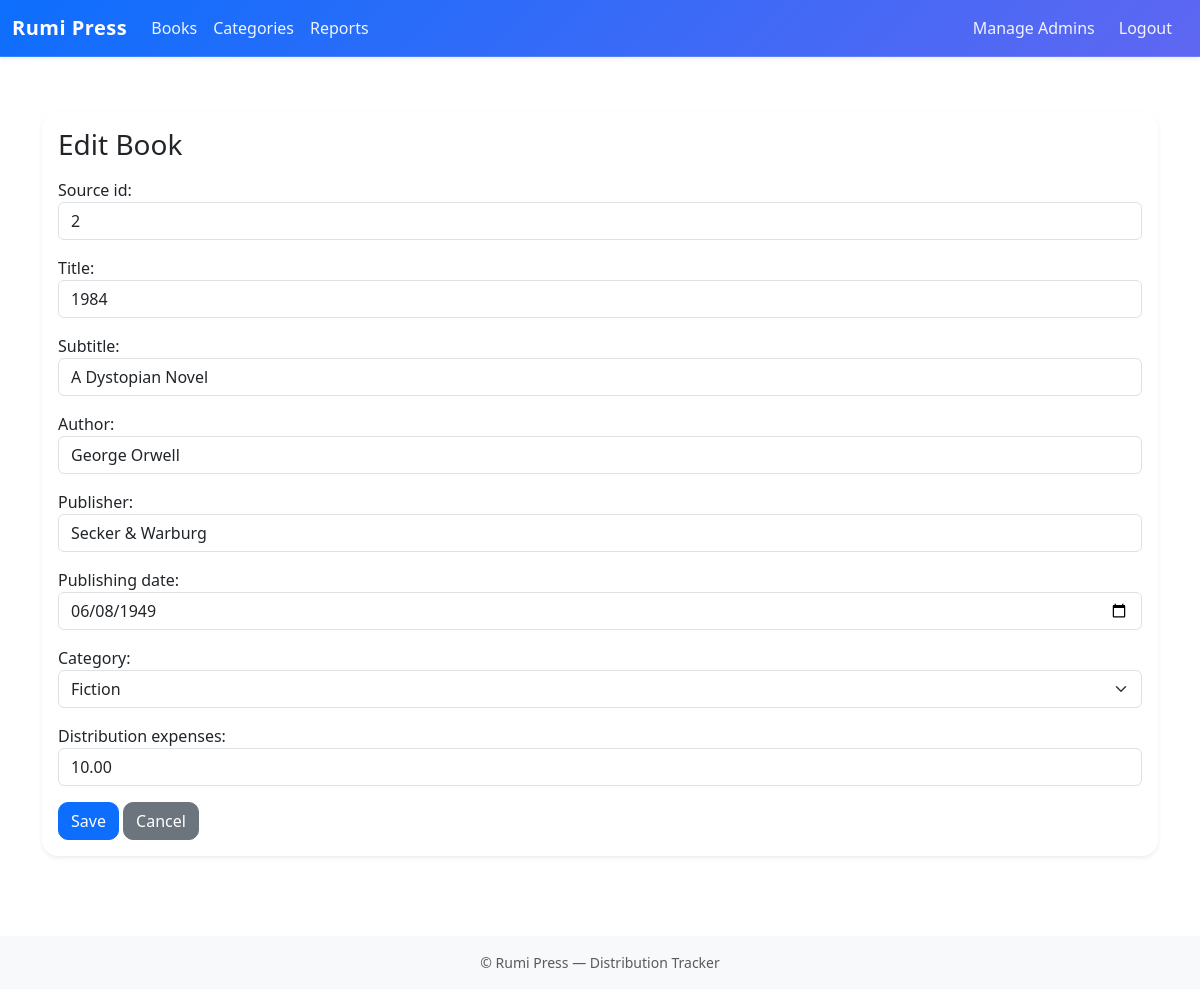
The page /distribution/books/3033/edit/ (signed in) on the database its author committed.
### distribution/models.py (models this page shows, shortened)
class Book(models.Model):
    source_id = models.CharField(max_length=64, null=True, blank=True, help_text="Original spreadsheet id / ISBN or source identifier")
    title = models.CharField(max_length=255)
    subtitle = models.CharField(max_length=500, null=True, blank=True)
    author = models.CharField(max_length=200)
    publisher = models.CharField(max_length=500, null=True, blank=True)
    publishing_date = models.DateField(null=True, blank=True)
    category = models.ForeignKey(Category, on_delete=models.PROTECT, related_name='books')
    distribution_expenses = models.DecimalField(max_digits=12, decimal_places=2, default=0)
    created_by = models.ForeignKey(settings.AUTH_USER_MODEL, null=True, blank=True, on_delete=models.SET_NULL)
    created_at = models.DateTimeField(auto_now_add=True)
    updated_at = models.DateTimeField(auto_now=True)
    class Meta:
        ordering = ['-publishing_date', 'title']

### distribution/views.py (the view)
# urls.py: path("books/<int:pk>/edit/", views.BookUpdateView.as_view(), name="book_edit"),
class BookUpdateView(LoginRequiredMixin, AdminReadOnlyEnforcementMixin, AuditLoggingMixin, UpdateView):
    model = Book
    form_class = BookForm
    template_name = 'distribution/book_form.html'
    success_url = reverse_lazy('distribution:book_list')

### distribution/forms.py
class BookForm(forms.ModelForm):
    publishing_date = forms.DateField(
        widget=forms.DateInput(attrs={'type': 'date'}),
        required=False,
    )
    class Meta:
        model = Book
        fields = [
            'source_id',
            'title',
            'subtitle',
            'author',
            'publisher',
            'publishing_date',
            'category',
            'distribution_expenses',
        ]
    def __init__(self, *args, **kwargs):
        super().__init__(*args, **kwargs)
        add_bootstrap_classes(self)

### accounts/context_processors.py (called while the page is built)
def is_admin_flag(request):
    try:
        return { 'is_admin': is_admin(request.user) }
    except Exception:
        return { 'is_admin': False }

### accounts/mixins.py (called while the page is built, shortened)
def is_admin(user) -> bool:
    return user.is_authenticated and user.groups.filter(name="Admin").exists()

    def dispatch(self, request, *args, **kwargs):
        response = super().dispatch(request, *args, **kwargs)
        try:
            if request.user.is_authenticated and is_admin(request.user):
                action = "read" if request.method == "GET" else "update"
                model = self.model.__name__ if hasattr(self, "model") else self.__class__.__name__
                obj_id = ""
                if hasattr(self, "object") and getattr(self, "object", None):
                    obj_id = str(self.object.pk)
                AuditLog.objects.create(
                    actor=request.user,
                    action=action,
                    model=model,
                    object_id=obj_id,
                    details=f"path={request.path} method={request.method}",
                )
        except Exception:
            pass
        return response

    def dispatch(self, request, *args, **kwargs):
        return super().dispatch(request, *args, **kwargs)

    def get_object(self, queryset=None):
        obj = super().get_object(queryset)
        self.object = obj
        if is_admin(self.request.user) and self.request.method in ["POST", "PUT", "PATCH"] and not self.__class__.__name__.endswith('DeleteView'):
            if hasattr(obj, "created_by") and obj.created_by_id != self.request.user.id:
                raise PermissionDenied("Admins may only edit records they created.")
        return obj

    def get_queryset(self):
        qs = super().get_queryset()
        if is_admin(self.request.user):
            if isinstance(qs, QuerySet):
                return qs
        return qs

### distribution/models.py (called while the page is built)
    def __str__(self):
        return self.name

### distribution/templates/distribution/book_form.html (shortened to what this page needs)
{% extends "base.html" %}
{% block content %}
<div class="container mt-4">
    <div class="card shadow-sm">
        <div class="card-body">
            <h3 class="mb-3">
                {% if form.instance.pk %}
                    Edit Book
                {% else %}
                    Add New Book
                {% endif %}
            </h3>
            <form method="post" novalidate>
                <div class="mb-3">
                    {{ form.source_id.label_tag }}
                    {{ form.source_id }}
                </div>
                <div class="mb-3">
                    {{ form.title.label_tag }}
                    {{ form.title }}
                </div>
                <div class="mb-3">
                    {{ form.subtitle.label_tag }}
                    {{ form.subtitle }}
                </div>
                <div class="mb-3">
                    {{ form.author.label_tag }}
                    {{ form.author }}
                </div>
                <div class="mb-3">
                    {{ form.publisher.label_tag }}
                    {{ form.publisher }}
                </div>
                <div class="mb-3">
                    {{ form.publishing_date.label_tag }}
                    {{ form.publishing_date }}
                </div>
                <div class="mb-3">
                    {{ form.category.label_tag }}
                    {{ form.category }}
                </div>
                <div class="mb-3">
                    {{ form.distribution_expenses.label_tag }}
                    {{ form.distribution_expenses }}
                </div>
                <button type="submit" class="btn btn-primary" {% if read_only %}disabled{% endif %}>Save</button>
                <a href="{% url 'distribution:book_list' %}" class="btn btn-secondary">Cancel</a>
            </form>
        </div>
    </div>
</div>
{% endblock %}

### distribution/static/distribution/css/site.css (style rules this page uses)
:root { --rp-accent: #0d6efd; --rp-border: #dee2e6; --rp-muted: #6c757d; }
.rp-main .card { border-radius: 16px; border: none; box-shadow: 0 8px 24px rgba(0,0,0,.06); }
.rp-main .btn { border-radius: 10px; }

### rumipress/templates/base.html (style rules this page uses)
body { padding-top:72px; }

### rows shown on the page
Book: source_id "2", title "1984", subtitle "A Dystopian Novel", author "George Orwell", publisher "Secker & Warburg", publishing_date "06/08/1949", category "Fiction", distribution_expenses "10.00"
